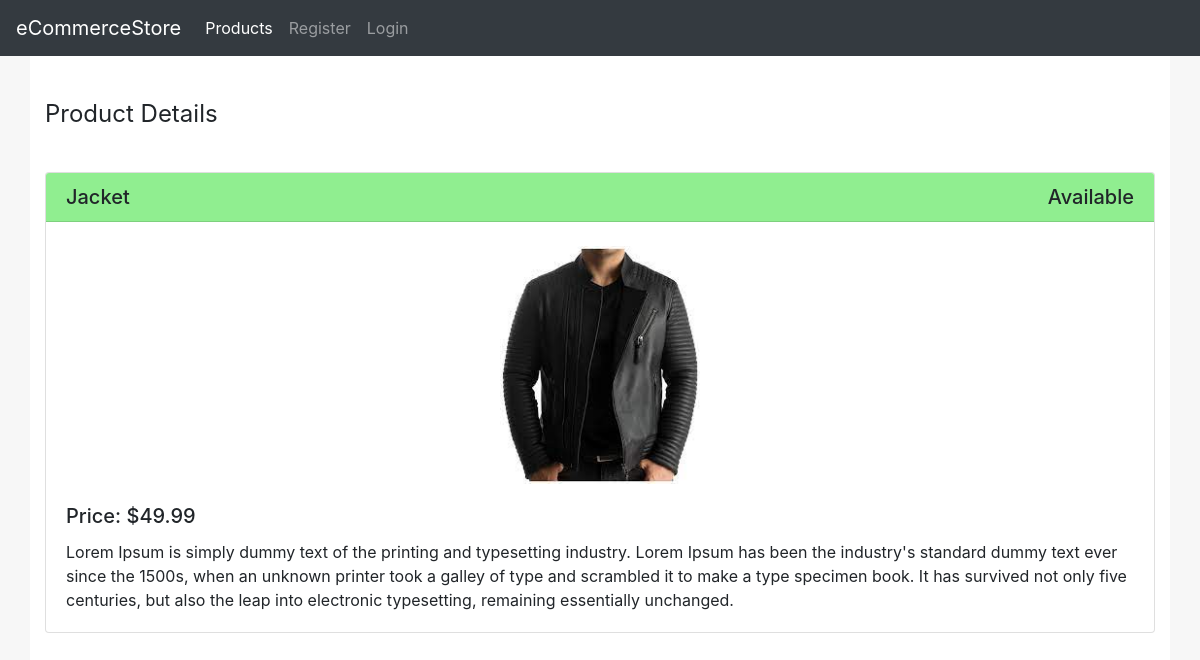
The page /products/jacket/ on the database its author committed.
### products/models.py (models this page shows, shortened)
class Product(models.Model):
    title = models.CharField(max_length=128, blank=False, unique=True)
    slug = models.SlugField(blank=True, unique=True)
    description = models.TextField(blank=True)
    price = models.DecimalField(decimal_places=2, max_digits=20, blank=False)
    image = models.ImageField(upload_to=upload_image_path, null=True, blank=True)
    quantity_available = models.IntegerField(blank=False, default=0)

### products/views.py (the view)
# urls.py: path('<slug:slug>/', ProductDetailSlugView.as_view(), name="detail")
class ProductDetailSlugView(DetailView):
    template_name = "products/detail.html"
    def get_context_data(self, *args, **kwargs):
        context = super(ProductDetailSlugView, self).get_context_data(*args, **kwargs)
        if self.request.user.is_authenticated:
            cart_obj = Cart.objects.obtain_user_cart(self.request.user)
            context['cart'] = cart_obj
        return context
    def get_object(self, *args, **kwargs):
        slug = self.kwargs.get('slug')
        try:
            return Product.objects.get(slug=slug)
        except Product.DoesNotExist:
            raise Http404("The Product does not exist in our database..")

### products/templates/products/detail.html
{% extends "base.html" %}
{% block content %}
    <div style="font-size: 24px;margin-bottom: 40px;padding-top: 40px;">Product Details</div>
{% include "products/product-card.html" with product=object %}
{% endblock %}

### products/templates/products/product-card.html (shortened to what this page needs)
{% load static %}
<div class="card" style="margin-top:15px;">
  <h5 class="card-header" style="background-color: {% if product.quantity_available > 0 %} lightgreen {% else %} red {% endif %}">{{ product.title }}<span style="float:right">{% if product.quantity_available > 0 %} Available {% else %} Out of Stock {% endif %}</span></h5>
    <img class="card-img-top" {% if product.image %} src="{{ product.image.url }}" {% else %} src="{% static 'img/not-found-image.jpg' %}" {% endif %} style="width:200px; margin: 24px auto 0px auto;" alt="{{ product.slug }}">
  <div class="card-body">
    <h5 class="card-title">Price: ${{ product.price }}</h5>
    <p class="card-text">{{ product.description }}</p>
  </div>
</div>

### rows shown on the page
Product: title "Jacket", image+slug (picture), price "49.99", description "Lorem Ipsum is simply dummy text of the printing and typesetting industry. Lorem Ipsum has been the industry's standard dummy text ever since the 1500s, when an unknown printer took a galley of type and scrambled it to make a type specimen book. It has survived not only five centuries, but also the leap into electronic typesetting, remaining essentially unchanged."
